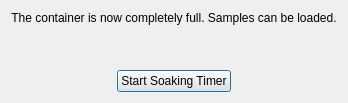
<?xml version="1.0" encoding="UTF-8"?>
<ui version="4.0">
 <class>Dialog</class>
 <widget class="QDialog" name="Dialog">
  <property name="geometry">
   <rect>
    <x>0</x>
    <y>0</y>
    <width>345</width>
    <height>103</height>
   </rect>
  </property>
  <property name="windowTitle">
   <string>Dialog</string>
  </property>
  <layout class="QVBoxLayout" name="verticalLayout">
   <item>
    <widget class="QLabel" name="label">
     <property name="text">
      <string>The container is now completely full. Samples can be loaded.</string>
     </property>
     <property name="alignment">
      <set>Qt::AlignCenter</set>
     </property>
    </widget>
   </item>
   <item>
    <spacer name="verticalSpacer">
     <property name="orientation">
      <enum>Qt::Vertical</enum>
     </property>
     <property name="sizeHint" stdset="0">
      <size>
       <width>20</width>
       <height>40</height>
      </size>
     </property>
    </spacer>
   </item>
   <item>
    <layout class="QHBoxLayout" name="horizontalLayout">
     <item>
      <spacer name="horizontalSpacer_2">
       <property name="orientation">
        <enum>Qt::Horizontal</enum>
       </property>
       <property name="sizeHint" stdset="0">
        <size>
         <width>98</width>
         <height>20</height>
        </size>
       </property>
      </spacer>
     </item>
     <item>
      <widget class="QPushButton" name="startTimerPushButton">
       <property name="text">
        <string>Start Soaking Timer</string>
       </property>
      </widget>
     </item>
     <item>
      <spacer name="horizontalSpacer">
       <property name="orientation">
        <enum>Qt::Horizontal</enum>
       </property>
       <property name="sizeHint" stdset="0">
        <size>
         <width>98</width>
         <height>20</height>
        </size>
       </property>
      </spacer>
     </item>
    </layout>
   </item>
  </layout>
 </widget>
 <resources/>
 <connections/>
</ui>
